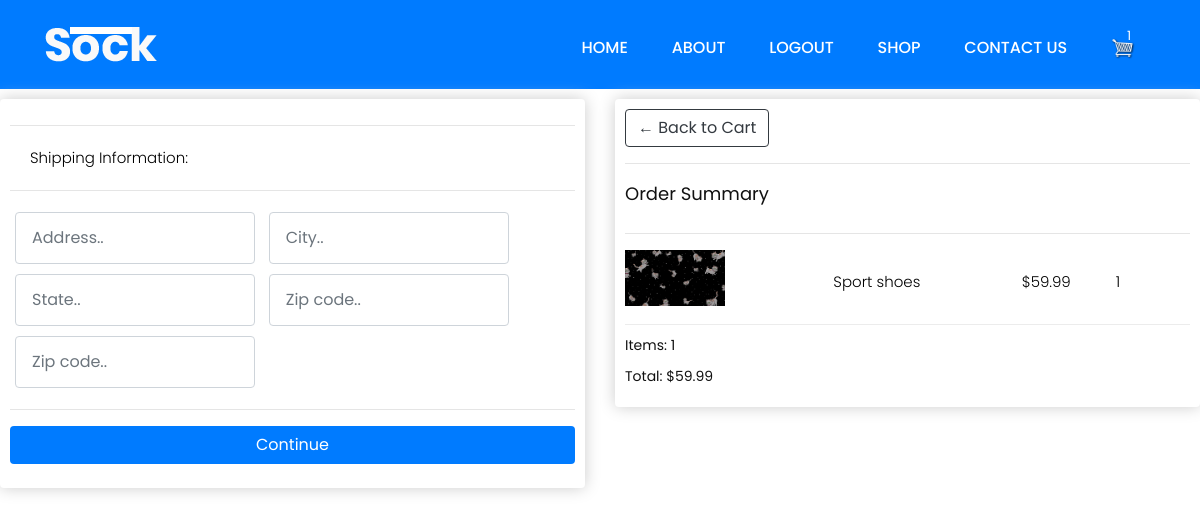
Page /cart/checkout (signed in) on the earlier database version.
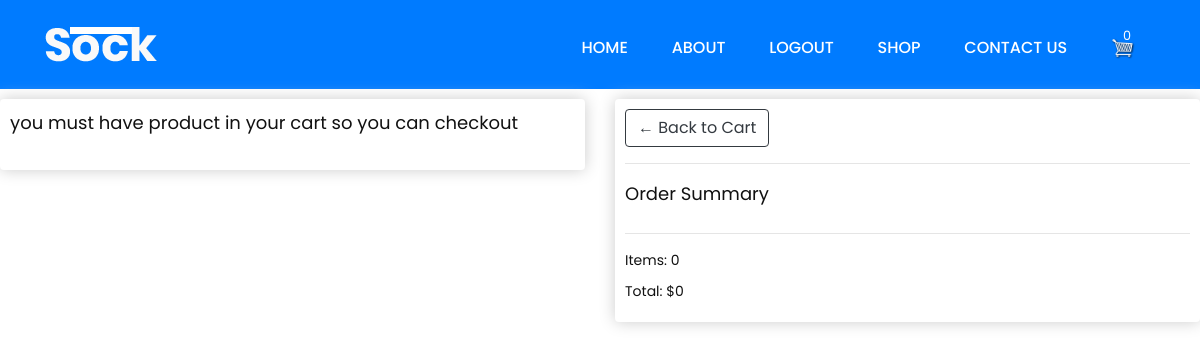
Same page on the later database version.
### market/models.py (models this page shows, shortened)
class OrderItem(models.Model):
    product = models.ForeignKey(Product, on_delete=models.SET_NULL, null=True, blank=True)
    order = models.ForeignKey(Order, on_delete=models.SET_NULL, null=True, blank=True)
    quantity = models.IntegerField(default=0)
    date_added  = models.DateTimeField(auto_now_add=True, null=True, blank=True)
    @property
    def total(self):
        total_price = self.product.price * self.quantity
        return total_price

class Product(models.Model):
    owner = models.ForeignKey(User, on_delete=models.CASCADE, related_name='product_creator')
    title = models.CharField(max_length=255)
    description = models.TextField(blank=True)
    image = models.ImageField(upload_to='images/')
    slug = models.SlugField(max_length=255, null=True,blank=True)
    price = models.DecimalField(max_digits=4, decimal_places=2)
    in_stock = models.BooleanField(default=True)
    created = models.DateTimeField(auto_now_add=True)
    updated = models.DateTimeField(auto_now=True)
    category = models.ForeignKey('Category', related_name='product', on_delete=models.CASCADE)

class Order(models.Model):
    customer = models.ForeignKey(Customer, on_delete=models.SET_NULL, null=True, blank=True)
    date_ordered = models.DateTimeField(auto_now_add=True)
    complete = models.BooleanField(default=False ,null=True, blank=True)
    transaction_id = models.CharField(max_length=200, null=True)
    @property
    def cart_total(self):
        orderitems = self.orderitem_set.all()
        total = sum([ item.total for item in orderitems])
        return total
    @property
    def cart_items(self):
        orderitems = self.orderitem_set.all()
        total = sum([ item.quantity for item in orderitems])
        return total

### market/views.py (the view)
# urls.py: path('cart/checkout', views.checkout, name="checkout"),
def checkout(request):
    if request.user.is_authenticated:
        customer = request.user.customer
        order, created = Order.objects.get_or_create(customer=customer, complete=False)
        items = order.orderitem_set.all()
        cartItems = order.cart_items
    else:
        items = []
        order = {'cart_total':0, 'cart_items':0}
        cartItems = order['cart_items']
    context = {'items': items, 'order':order, 'cartItems':cartItems}
    return render(request, 'market/checkout.html', context)

### market/templates/market/checkout.html (shortened to what this page needs)
{% load static %}
<html lang="en">
	<head>
	  <link rel="stylesheet" href="{% static "css/main.css" %}">
	  <link rel="stylesheet" href="{% static "css/bootstrap.min.css" %}">
	  <link rel="stylesheet" href="{% static "css/style.css" %}">
      <link rel="stylesheet" href="{% static "css/responsive.css" %}">
      <link rel="stylesheet" href="{% static "css/jquery.mCustomScrollbar.min.css" %}">
      <link rel="stylesheet" href="https://netdna.bootstrapcdn.com/font-awesome/4.0.3/css/font-awesome.css">
      <link rel="stylesheet" href="{% static "css/owl.carousel.min.css" %}">
      <link rel="stylesheet" href="https://cdnjs.cloudflare.com/ajax/libs/fancybox/2.1.5/jquery.fancybox.min.css" media="screen">
	</head>
	<body>
		{% include 'shop_navbar.html' %}
        {% if user.is_authenticated %}
        <div class="row">
            <div class="col-lg-6">
                <div class="box-element" id="form-wrapper">
                    <form id="form">
                        {% if order.cart_items == 0 %}
                          <h3>you must have product in your cart so you can checkout</h3>
                        {% else %}
                          <div id="shipping-info">
                              <hr>
                              <p style="color:black;">Shipping Information:</p>
                              <hr>
                              <div class="form-field">
                                  <input class="form-control" type="text" required="required" name="address" placeholder="Address..">
                              </div>
                              <div class="form-field">
                                  <input class="form-control" type="text" required="required" name="city" placeholder="City..">
                              </div>
                              <div class="form-field">
                                  <input class="form-control" type="text"  required="required" name="state" placeholder="State..">
                              </div>
                              <div class="form-field">
                                  <input class="form-control" type="text" required="required" name="zipcode" placeholder="Zip code..">
                              </div>
                              <div class="form-field">
                                 <input class="form-control" type="text" required="required" name="country" placeholder="Zip code..">
                              </div>
                          </div>
                          <hr>
                          <input id="form-button" class="btn bg-Primary text-white btn-block" type="submit" value="Continue">
                        {% endif %}
                    </form>
                </div>
                <br>
            </div>
            <div class="col-lg-6">
                <div class="box-element">
                    <a  class="btn btn-outline-dark" href="{% url 'market:cart' %}">&#x2190; Back to Cart</a>
                    <hr>
                    <h3>Order Summary</h3>
                    <hr>
                    {% for item in items %}
                    <div class="cart-row">
                        <div style="flex:2"><img class="row-image" src="{{item.product.image.url}}"></div>
                        <div style="flex:2"><p style="color:#000;">{{item.product.title}}</p></div>
                        <div style="flex:1"><p style="color:#000;">${{item.product.price|floatformat:2}}</p></div>
                        <div style="flex:1"><p style="color:#000;">{{item.quantity}}</p></div>
                    </div>
                    {% endfor %}
                    <h5>Items: {{order.cart_items}}</h5>
                    <h5>Total: ${{order.cart_total}}</h5>
                </div>
            </div>
        </div>
        {% else %}
        <br><br><br>
         <center><h1>Log in to checkout <a class="text-primary" href="{% url 'login' %}">login</a><h1></center>
        {% endif %}
	</body>
</html>

Differences in the rows shown:
removed OrderItem: product.image (picture), product "Sport shoes", product.price "59.99", quantity "1"
computed for Order: cart_items "1" → "0"; cart_total "59.99" → "0"
Other differences:
{{ cartItems }}: "1" → "0"
form field value: "Continue" → (not shown)
text no longer shown: "Shipping Information:"
text now shown: "you must have product in your cart so you can checkout"
